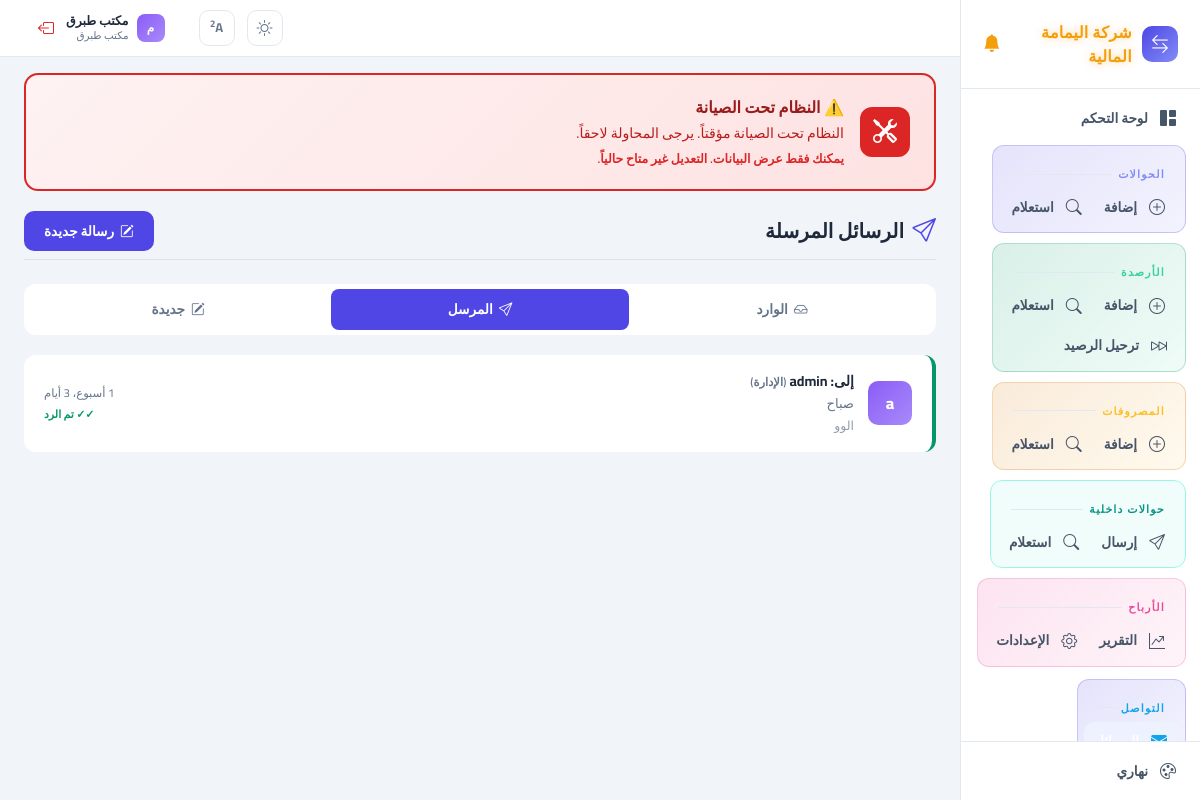
Page /messages/sent/ (signed in) on the earlier database version.
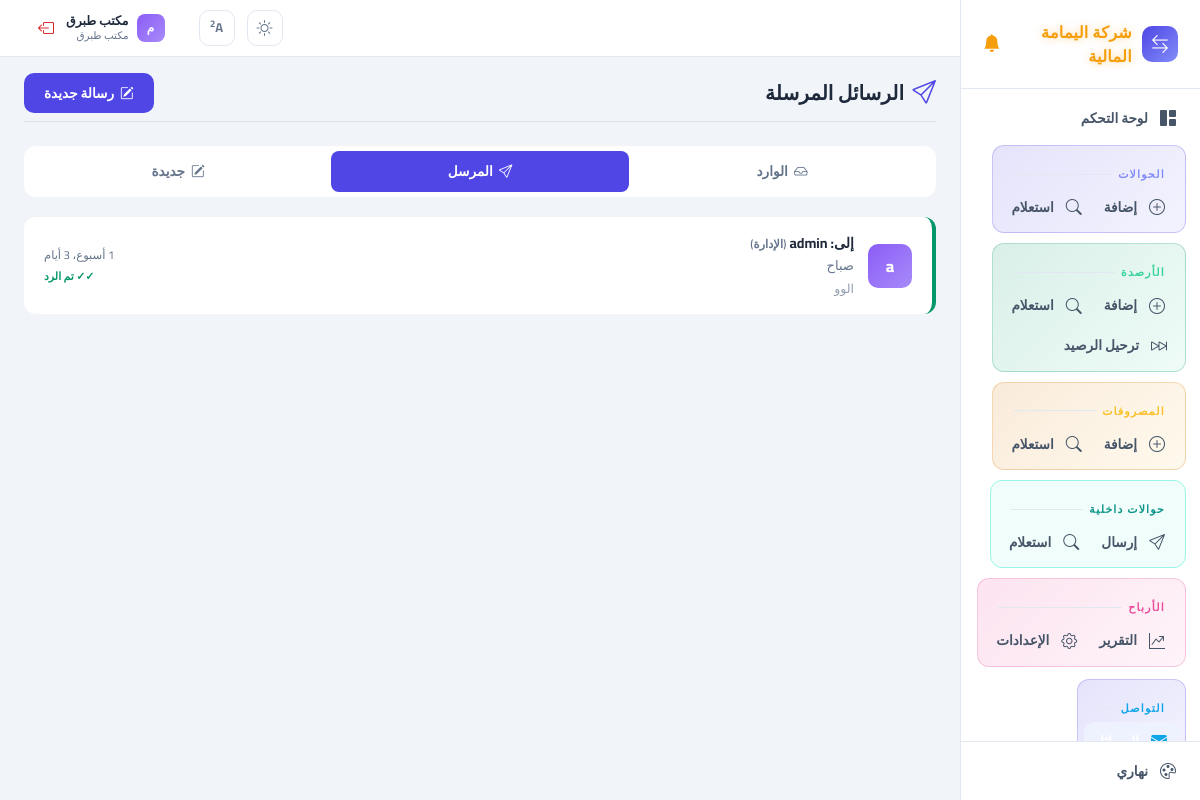
Same page on the later database version.
### access_app/models.py (models this page shows, shortened)
class SystemSetting(models.Model):
    maintenance_mode = models.BooleanField(default=False, verbose_name="وضع الصيانة")
    maintenance_message = models.TextField(default="النظام تحت الصيانة حالياً. يرجى المحاولة لاحقاً.", verbose_name="رسالة الصيانة")
    class Meta:
        verbose_name = "إعدادات النظام"
        verbose_name_plural = "إعدادات النظام"
    @classmethod
    def get(cls):
        obj, _ = cls.objects.get_or_create(id=1)
        return obj

### access_app/views.py (the view)
# urls.py: path('messages/sent/', views.messages_sent, name='messages_sent'),
@login_required_custom
def messages_sent(request):
    user = get_current_user(request)
    if not user:
        return redirect("login")
    from .models import Message
    msgs = Message.objects.filter(sender=user).order_by("-created_at")
    return render(request, "messages_sent.html", {"messages_list": msgs})

### access_app/context_processors.py (called while the page is built, shortened)
def carryover_reminder(request):
    now = datetime.now()
    prev_year = now.year - 1 if now.month == 1 else now.year
    prev_month = 12 if now.month == 1 else now.month - 1
    dismissed = request.session.get("carryover_reminder_dismissed")
    if dismissed == f"{prev_year}-{prev_month}":
        return {"carryover_reminder": None}
    clients = ClientBalance.objects.all().order_by("name")
    warning_clients = []
    for client in clients:
        has_data = Capital.objects.filter(
            client=client, date__year=prev_year, date__month=prev_month
        ).exists()
        if not has_data:
            continue
    if not warning_clients:
        return {"carryover_reminder": None}

def current_user_processor(request):
    user_id = request.session.get("user_id")
    if user_id:
        try:
            user = SystemUser.objects.get(id=user_id)
            return {"current_user": user}
        except SystemUser.DoesNotExist:
            pass
    return {"current_user": None}

def import_alerts_processor(request):
    unread = ImportAlert.objects.filter(is_read=False).count()
    return {"import_alerts_unread": unread}

### access_app/templates/messages_sent.html (shortened to what this page needs)
{% extends "base.html" %}
{% load app_tags %}
{% block content %}
<div class="d-flex align-items-center justify-content-between mb-4 pb-2 border-bottom">
    <div class="d-flex align-items-center gap-2">
        <i class="bi bi-send fs-4" style="color:var(--primary)"></i>
        <h5 class="mb-0 fw-bold">الرسائل المرسلة</h5>
    </div>
    <a href="{% url 'message_compose' %}" style="padding:10px 20px;border-radius:10px;border:none;background:var(--primary);color:#fff;font-family:Cairo,sans-serif;font-weight:700;font-size:.85rem;cursor:pointer;text-decoration:none;display:inline-flex;align-items:center;gap:6px">
        <i class="bi bi-pencil-square"></i> رسالة جديدة
    </a>
</div>
<div class="msg-tabs">
    <a href="{% url 'messages_inbox' %}" class="msg-tab"><i class="bi bi-inbox"></i> الوارد</a>
    <a href="{% url 'messages_sent' %}" class="msg-tab active"><i class="bi bi-send"></i> المرسل</a>
    <a href="{% url 'message_compose' %}" class="msg-tab"><i class="bi bi-pencil-square"></i> جديدة</a>
</div>
{% if messages_list %}
<div>
    {% for msg in messages_list %}
    <a href="{% url 'message_detail' msg.id %}" class="msg-card {% if msg.is_replied %}replied{% endif %}">
        <div class="msg-avatar" style="background:linear-gradient(135deg,{% if msg.receiver.is_admin %}#8b5cf6,#a78bfa{% else %}#059669,#34d399{% endif %})">
            {{ msg.receiver.username|first }}
        </div>
        <div class="msg-info">
            <div class="receiver">إلى: {{ msg.receiver.username }} {% if msg.receiver.office_name %}<span style="font-size:.72rem;color:var(--text-muted);font-weight:600">({{ msg.receiver.office_name }})</span>{% endif %}</div>
            <div class="subject">{{ msg.subject }}</div>
            <div class="preview">{{ msg.body|truncatechars:60 }}</div>
        </div>
        <div class="msg-meta">
            <div class="time">{{ msg.created_at|timesince }}</div>
            <div class="status">
                {% if msg.is_replied %}
                <span style="color:#059669">✓✓ تم الرد</span>
                {% elif msg.is_read %}
                <span style="color:var(--text-muted)">✓ مقروءة</span>
                {% else %}
                <span style="color:#d97706">● غير مقروءة</span>
                {% endif %}
            </div>
        </div>
    </a>
    {% endfor %}
</div>
{% else %}
<div class="empty-state">
    <div class="icon">📤</div>
    <h4>لا توجد رسائل مرسلة</h4>
    <p>ابدأ بإرسال رسالة جديدة</p>
</div>
{% endif %}
{% endblock %}

### access_app/templates/base.html (shortened to what the changed rows need)
<!DOCTYPE html>
<html lang="ar" dir="rtl">
<head>
    <link href="https://cdn.jsdelivr.net/npm/bootstrap@5.3.0/dist/css/bootstrap.min.css" rel="stylesheet">
    <link href="https://cdn.jsdelivr.net/npm/bootstrap-icons@1.11.0/font/bootstrap-icons.css" rel="stylesheet">
</head>
<body>
    <div class="app-layout">
        <div class="main-area">
            <div class="page-content">
                {% if maintenance_mode and not current_user.is_admin %}
                <div style="background:linear-gradient(135deg,#fef2f2,#fee2e2);border:2px solid #dc2626;border-radius:14px;padding:20px 24px;margin-bottom:20px;display:flex;align-items:center;gap:16px">
                    <div style="width:50px;height:50px;border-radius:12px;background:#dc2626;display:flex;align-items:center;justify-content:center;flex-shrink:0">
                        <i class="bi bi-tools" style="color:#fff;font-size:1.5rem"></i>
                    </div>
                    <div>
                        <div style="font-weight:800;font-size:1rem;color:#991b1b;margin-bottom:4px">⚠️ النظام تحت الصيانة</div>
                        <div style="font-size:.88rem;color:#b91c1c">{{ maintenance_message }}</div>
                        <div style="font-size:.78rem;color:#dc2626;margin-top:6px;font-weight:600">يمكنك فقط عرض البيانات. التعديل غير متاح حالياً.</div>
                    </div>
                </div>
                {% endif %}
            </div>
        </div>
    </div>
</body>
</html>

Differences in the rows shown:
no longer on this page (row edited): SystemSetting: maintenance_message "النظام تحت الصيانة مؤقتاً. يرجى المحاولة لاحقاً."
Other differences:
text no longer shown: "⚠️ النظام تحت الصيانة يمكنك فقط عرض البيانات. التعديل غير متاح حالياً."
